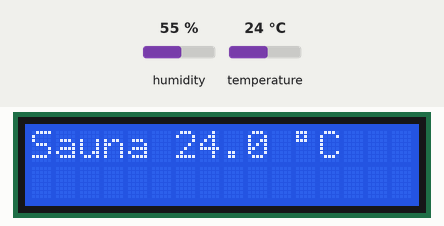
Simulated run of this program. Board: Raspberry Pi Pico running MicroPython. Shown: 16×2 character LCD. The inputs (shaded band) are chosen by the test bench; at power-on: humidity 55 %, temperature 24 °C. WiFi joins after 1.5 s; requests to the public web service named in the program get a made-up reply in its usual format after 0.4 s (London, UTC, broken clouds, 64 % humidity, 1013 hPa unless stated); library files of the repository ran but are not shown: pico_i2c_lcd.py; what the program prints to the serial console is not drawn.

Above: at 1.6 s.

The program:

main.py
```python
"""
File: main.py
Purpose: Reads temperature data and sends it to ThingSpeak.
Hardware: Raspberry Pi Pico W + DHT22 sensor + LCD display
Author: Teemu Koivukangas
Date: 2025-10-06
"""

import dht
from machine import I2C, Pin
from pico_i2c_lcd import I2cLcd
import urequests
import time
import network

# DHT22 kytketty datapinniin 15
sensor = dht.DHT22(Pin(15))

# ThingSpeak
THINGSPEAK_API_KEY = 'A7HJYV5W8GH4RU3H'
THINGSPEAK_URL = 'https://api.thingspeak.com/update'

i2c = I2C(0, sda=Pin(4), scl=Pin(5))
lcd = I2cLcd(i2c, 0x27, 2, 16)
DEG = chr(223)                   # °-merkki


#Wi-Fi yhteys
ssid = "Wokwi-GUEST"
password = ""

wlan = network.WLAN(network.STA_IF)
wlan.active(True)
wlan.connect(ssid, password)

print("Yhdistetään Wi-Fiin...", end="")
while not wlan.isconnected():
    print(".", end="")
    time.sleep(0.5)

print("\nYhdistetty")
print("IP-osoite:", wlan.ifconfig()[0])

# Funktio thingspeak lähetystä varten
def send_to_thingspeak(temp):
    try:
        response = urequests.post(
            THINGSPEAK_URL,
            data = 'api_key={}&field1={}'.format(THINGSPEAK_API_KEY, temp),
            headers={'Content-Type': 'application/x-www-form-urlencoded'}
        )
        print("ThingSpeak-vastaus:", response.text)
        response.close()
    except Exception as e:
        print("Lämpötiladatan lähetys epäonnistui:", e)

# Lukee lämpötilan sensorilta 15 sekunnin välein ja lähettää ThingSpeakiin
while True:
    try:
        sensor.measure()
        temperature = sensor.temperature()
        print("Saunan lämpötila:", temperature, "°C")

        lcd.move_to(0, 0)
        txt = f"Sauna {temperature:.1f} {DEG}C"
        lcd.putstr(txt + " " * (16 - len(txt)))


        send_to_thingspeak(temperature)

    except Exception as e:
        print("Virhe lämpötilan lukemisessa tai datan lähettämisessä", e)
    time.sleep(15)
```
